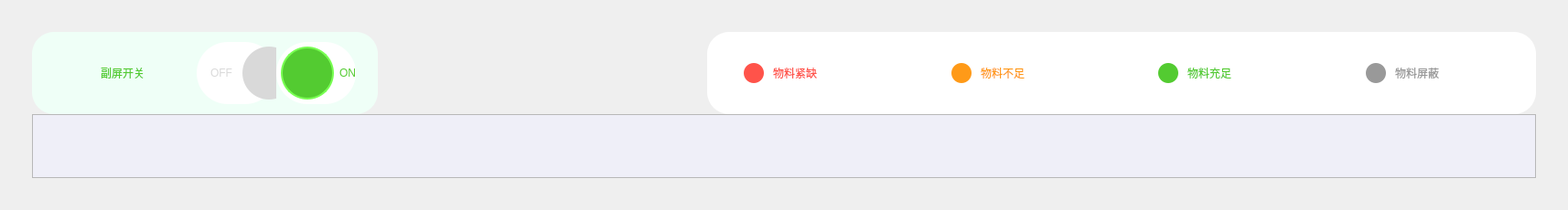
               <widget class="QWidget" name="setting_conduit_content">
                <layout class="QHBoxLayout" name="horizontalLayout_96">
                 <property name="spacing">
                  <number>0</number>
                 </property>
                 <property name="leftMargin">
                  <number>0</number>
                 </property>
                 <property name="topMargin">
                  <number>0</number>
                 </property>
                 <property name="rightMargin">
                  <number>0</number>
                 </property>
                 <property name="bottomMargin">
                  <number>0</number>
                 </property>
                 <item>
                  <widget class="QWidget" name="widget_90" native="true">
                   <property name="styleSheet">
                    <string notr="true">QWidget#widget{
	background-color:rgba(239, 239, 248, 1);
}</string>
                   </property>
                   <layout class="QVBoxLayout" name="verticalLayout_39" stretch="1,20">
                    <property name="spacing">
                     <number>0</number>
                    </property>
                    <property name="leftMargin">
                     <number>35</number>
                    </property>
                    <property name="topMargin">
                     <number>35</number>
                    </property>
                    <property name="rightMargin">
                     <number>35</number>
                    </property>
                    <property name="bottomMargin">
                     <number>35</number>
                    </property>
                    <item>
                     <widget class="QWidget" name="widget_91" native="true">
                      <layout class="QHBoxLayout" name="horizontalLayout_81">
                       <property name="spacing">
                        <number>360</number>
                       </property>
                       <property name="leftMargin">
                        <number>0</number>
                       </property>
                       <property name="topMargin">
                        <number>0</number>
                       </property>
                       <property name="rightMargin">
                        <number>0</number>
                       </property>
                       <property name="bottomMargin">
                        <number>0</number>
                       </property>
                       <item>
                        <widget class="QWidget" name="widget_92" native="true">
                         <property name="minimumSize">
                          <size>
                           <width>378</width>
                           <height>90</height>
                          </size>
                         </property>
                         <property name="maximumSize">
                          <size>
                           <width>378</width>
                           <height>90</height>
                          </size>
                         </property>
                         <property name="styleSheet">
                          <string notr="true">QWidget#widget_92{
	background-color:rgba(239, 255, 247, 1);
	border-radius:24px;
}</string>
                         </property>
                         <layout class="QHBoxLayout" name="horizontalLayout_85">
                          <property name="spacing">
                           <number>0</number>
                          </property>
                          <property name="leftMargin">
                           <number>18</number>
                          </property>
                          <property name="topMargin">
                           <number>0</number>
                          </property>
                          <property name="rightMargin">
                           <number>24</number>
                          </property>
                          <property name="bottomMargin">
                           <number>0</number>
                          </property>
                          <item>
                           <widget class="QLabel" name="label_34">
                            <property name="styleSheet">
                             <string notr="true">color:rgba(83, 203, 49, 1);</string>
                            </property>
                            <property name="text">
                             <string>副屏开关</string>
                            </property>
                            <property name="alignment">
                             <set>Qt::AlignCenter</set>
                            </property>
                           </widget>
                          </item>
                          <item>
                           <widget class="QWidget" name="on_off_setting_widget" native="true">
                            <property name="minimumSize">
                             <size>
                              <width>174</width>
                              <height>90</height>
                             </size>
                            </property>
                            <property name="maximumSize">
                             <size>
                              <width>174</width>
                              <height>90</height>
                             </size>
                            </property>
                            <layout class="QHBoxLayout" name="horizontalLayout_87">
                             <property name="spacing">
                              <number>0</number>
                             </property>
                             <property name="leftMargin">
                              <number>0</number>
                             </property>
                             <property name="topMargin">
                              <number>11</number>
                             </property>
                             <property name="rightMargin">
                              <number>0</number>
                             </property>
                             <property name="bottomMargin">
                              <number>11</number>
                             </property>
                             <item>
                              <widget class="QWidget" name="off_setting_widget" native="true">
                               <property name="styleSheet">
                                <string notr="true">QWidget#off_setting_widget{
	background-color:rgb(255, 255, 255);
	border-radius:34px;
}</string>
                               </property>
                               <layout class="QHBoxLayout" name="horizontalLayout_88">
                                <property name="spacing">
                                 <number>11</number>
                                </property>
                                <property name="leftMargin">
                                 <number>15</number>
                                </property>
                                <property name="topMargin">
                                 <number>5</number>
                                </property>
                                <property name="rightMargin">
                                 <number>5</number>
                                </property>
                                <property name="bottomMargin">
                                 <number>5</number>
                                </property>
                                <item>
                                 <widget class="QLabel" name="name_off_2">
                                  <property name="styleSheet">
                                   <string notr="true">color:rgb(217, 217, 217);</string>
                                  </property>
                                  <property name="text">
                                   <string>OFF</string>
                                  </property>
                                 </widget>
                                </item>
                                <item>
                                 <widget class="QLabel" name="icon_off_2">
                                  <property name="minimumSize">
                                   <size>
                                    <width>58</width>
                                    <height>58</height>
                                   </size>
                                  </property>
                                  <property name="maximumSize">
                                   <size>
                                    <width>58</width>
                                    <height>58</height>
                                   </size>
                                  </property>
                                  <property name="styleSheet">
                                   <string notr="true">background-color:rgb(217, 217, 217);
border-radius:29px;</string>
                                  </property>
                                  <property name="text">
                                   <string/>
                                  </property>
                                 </widget>
                                </item>
                               </layout>
                              </widget>
                             </item>
                             <item>
                              <widget class="QWidget" name="on_setting_widget" native="true">
                               <property name="styleSheet">
                                <string notr="true">QWidget#on_setting_widget{
	background-color:rgb(255, 255, 255);
	border-radius:34px;
}</string>
                               </property>
                               <layout class="QHBoxLayout" name="horizontalLayout_89">
                                <property name="spacing">
                                 <number>21</number>
                                </property>
                                <property name="leftMargin">
                                 <number>5</number>
                                </property>
                                <property name="topMargin">
                                 <number>5</number>
                                </property>
                                <property name="rightMargin">
                                 <number>0</number>
                                </property>
                                <property name="bottomMargin">
                                 <number>5</number>
                                </property>
                                <item>
                                 <widget class="QLabel" name="icon_on_2">
                                  <property name="minimumSize">
                                   <size>
                                    <width>58</width>
                                    <height>58</height>
                                   </size>
                                  </property>
                                  <property name="maximumSize">
                                   <size>
                                    <width>58</width>
                                    <height>58</height>
                                   </size>
                                  </property>
                                  <property name="styleSheet">
                                   <string notr="true">background-color:rgb(83, 203, 49);
border: 2px solid rgb(120, 255, 82);
border-radius:29px;</string>
                                  </property>
                                  <property name="text">
                                   <string/>
                                  </property>
                                 </widget>
                                </item>
                                <item>
                                 <widget class="QLabel" name="name_on_2">
                                  <property name="styleSheet">
                                   <string notr="true">color: rgb(83, 203, 49);</string>
                                  </property>
                                  <property name="text">
                                   <string>ON</string>
                                  </property>
                                 </widget>
                                </item>
                               </layout>
                              </widget>
                             </item>
                            </layout>
                           </widget>
                          </item>
                         </layout>
                        </widget>
                       </item>
                       <item>
                        <widget class="QWidget" name="widget_93" native="true">
                         <property name="minimumSize">
                          <size>
                           <width>906</width>
                           <height>90</height>
                          </size>
                         </property>
                         <property name="maximumSize">
                          <size>
                           <width>906</width>
                           <height>90</height>
                          </size>
                         </property>
                         <property name="styleSheet">
                          <string notr="true">QWidget#widget_93{
	background-color:rgb(255, 255, 255);
	border-radius:24px;
}</string>
                         </property>
                         <layout class="QHBoxLayout" name="horizontalLayout_90">
                          <property name="spacing">
                           <number>0</number>
                          </property>
                          <property name="leftMargin">
                           <number>0</number>
                          </property>
                          <property name="topMargin">
                           <number>0</number>
                          </property>
                          <property name="rightMargin">
                           <number>0</number>
                          </property>
                          <property name="bottomMargin">
                           <number>0</number>
                          </property>
                          <item>
                           <widget class="QWidget" name="widget_94" native="true">
                            <layout class="QHBoxLayout" name="horizontalLayout_91">
                             <property name="spacing">
                              <number>10</number>
                             </property>
                             <property name="leftMargin">
                              <number>40</number>
                             </property>
                             <property name="topMargin">
                              <number>0</number>
                             </property>
                             <property name="rightMargin">
                              <number>0</number>
                             </property>
                             <property name="bottomMargin">
                              <number>0</number>
                             </property>
                             <item>
                              <widget class="QLabel" name="label_35">
                               <property name="minimumSize">
                                <size>
                                 <width>22</width>
                                 <height>22</height>
                                </size>
                               </property>
                               <property name="maximumSize">
                                <size>
                                 <width>22</width>
                                 <height>22</height>
                                </size>
                               </property>
                               <property name="styleSheet">
                                <string notr="true">background-color:rgb(255, 83, 74);
border-radius:11px;</string>
                               </property>
                               <property name="text">
                                <string/>
                               </property>
                              </widget>
                             </item>
                             <item>
                              <widget class="QLabel" name="outtee_title_material_5">
                               <property name="styleSheet">
                                <string notr="true">color:rgb(255, 83, 74);</string>
                               </property>
                               <property name="text">
                                <string>物料紧缺</string>
                               </property>
                              </widget>
                             </item>
                            </layout>
                           </widget>
                          </item>
                          <item>
                           <widget class="QWidget" name="widget_95" native="true">
                            <layout class="QHBoxLayout" name="horizontalLayout_92">
                             <property name="spacing">
                              <number>10</number>
                             </property>
                             <property name="leftMargin">
                              <number>40</number>
                             </property>
                             <property name="topMargin">
                              <number>0</number>
                             </property>
                             <property name="rightMargin">
                              <number>0</number>
                             </property>
                             <property name="bottomMargin">
                              <number>0</number>
                             </property>
                             <item>
                              <widget class="QLabel" name="label_37">
                               <property name="minimumSize">
                                <size>
                                 <width>22</width>
                                 <height>22</height>
                                </size>
                               </property>
                               <property name="maximumSize">
                                <size>
                                 <width>22</width>
                                 <height>22</height>
                                </size>
                               </property>
                               <property name="styleSheet">
                                <string notr="true">background-color:rgb(255, 154, 24);
border-radius:11px;</string>
                               </property>
                               <property name="text">
                                <string/>
                               </property>
                              </widget>
                             </item>
                             <item>
                              <widget class="QLabel" name="outtee_title_material_6">
                               <property name="styleSheet">
                                <string notr="true">color:rgb(255, 154, 24);</string>
                               </property>
                               <property name="text">
                                <string>物料不足</string>
                               </property>
                              </widget>
                             </item>
                            </layout>
                           </widget>
                          </item>
                          <item>
                           <widget class="QWidget" name="widget_96" native="true">
                            <layout class="QHBoxLayout" name="horizontalLayout_93">
                             <property name="spacing">
                              <number>10</number>
                             </property>
                             <property name="leftMargin">
                              <number>40</number>
                             </property>
                             <property name="topMargin">
                              <number>0</number>
                             </property>
                             <property name="rightMargin">
                              <number>0</number>
                             </property>
                             <property name="bottomMargin">
                              <number>0</number>
                             </property>
                             <item>
                              <widget class="QLabel" name="label_40">
                               <property name="minimumSize">
                                <size>
                                 <width>22</width>
                                 <height>22</height>
                                </size>
                               </property>
                               <property name="maximumSize">
                                <size>
                                 <width>22</width>
                                 <height>22</height>
                                </size>
                               </property>
                               <property name="styleSheet">
                                <string notr="true">background-color:rgb(83, 203, 49);
border-radius:11px;</string>
                               </property>
                               <property name="text">
                                <string/>
                               </property>
                              </widget>
                             </item>
                             <item>
                              <widget class="QLabel" name="outtee_title_material_7">
                               <property name="styleSheet">
                                <string notr="true">color:rgb(83, 203, 49);</string>
                               </property>
                               <property name="text">
                                <string>物料充足</string>
                               </property>
                              </widget>
                             </item>
                            </layout>
                           </widget>
                          </item>
                          <item>
                           <widget class="QWidget" name="widget_97" native="true">
                            <layout class="QHBoxLayout" name="horizontalLayout_94">
                             <property name="spacing">
                              <number>10</number>
                             </property>
                             <property name="leftMargin">
                              <number>40</number>
                             </property>
                             <property name="topMargin">
                              <number>0</number>
                             </property>
                             <property name="rightMargin">
                              <number>0</number>
                             </property>
                             <property name="bottomMargin">
                              <number>0</number>
                             </property>
                             <item>
                              <widget class="QLabel" name="label_41">
                               <property name="minimumSize">
                                <size>
                                 <width>22</width>
                                 <height>22</height>
                                </size>
                               </property>
                               <property name="maximumSize">
                                <size>
                                 <width>22</width>
                                 <height>22</height>
                                </size>
                               </property>
                               <property name="styleSheet">
                                <string notr="true">background-color:rgb(153, 153, 153);
border-radius:11px;</string>
                               </property>
                               <property name="text">
                                <string/>
                               </property>
                              </widget>
                             </item>
                             <item>
                              <widget class="QLabel" name="outtee_title_material_8">
                               <property name="styleSheet">
                                <string notr="true">color:rgb(153, 153, 153);</string>
                               </property>
                               <property name="text">
                                <string>物料屏蔽</string>
                               </property>
                              </widget>
                             </item>
                            </layout>
                           </widget>
                          </item>
                         </layout>
                        </widget>
                       </item>
                      </layout>
                     </widget>
                    </item>
                    <item>
                     <widget class="QWidget" name="widget_98" native="true">
                      <layout class="QHBoxLayout" name="horizontalLayout_95">
                       <property name="spacing">
                        <number>0</number>
                       </property>
                       <property name="leftMargin">
                        <number>0</number>
                       </property>
                       <property name="topMargin">
                        <number>0</number>
                       </property>
                       <property name="rightMargin">
                        <number>0</number>
                       </property>
                       <property name="bottomMargin">
                        <number>0</number>
                       </property>
                       <item>
                        <widget class="QScrollArea" name="scrollArea_7">
                         <property name="frameShadow">
                          <enum>QFrame::Raised</enum>
                         </property>
                         <property name="widgetResizable">
                          <bool>true</bool>
                         </property>
                         <widget class="QWidget" name="conduit_content">
                          <property name="geometry">
                           <rect>
                            <x>0</x>
                            <y>0</y>
                            <width>16</width>
                            <height>16</height>
                           </rect>
                          </property>
                          <property name="styleSheet">
                           <string notr="true">QWidget#conduit_content{
	background-color:rgba(239, 239, 248, 1);
}</string>
                          </property>
                         </widget>
                        </widget>
                       </item>
                      </layout>
                     </widget>
                    </item>
                   </layout>
                  </widget>
                 </item>
                </layout>
               </widget>
